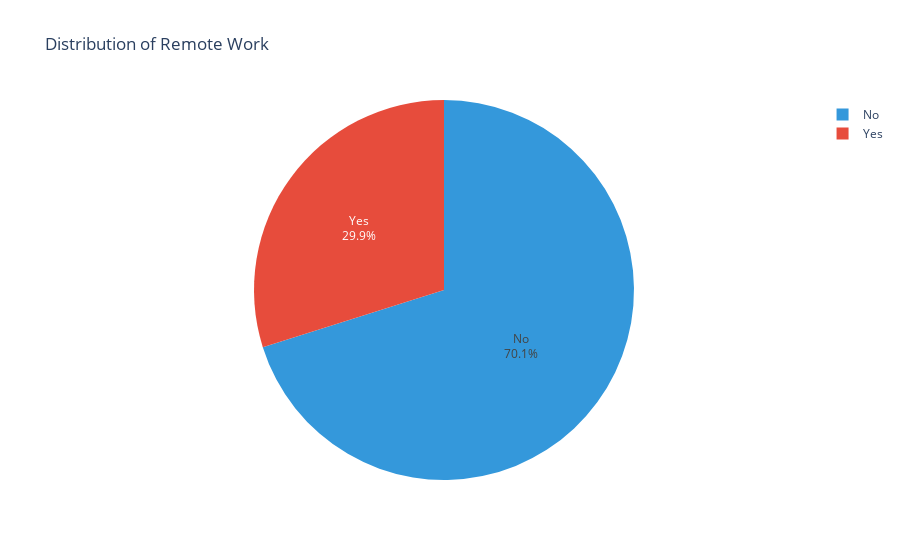

Notebook cell for this chart:
### Code cell
import plotly.express as px
# Assuming dataTop3 is your DataFrame
fig = px.pie(dataTop3, names='remote_work', title='Distribution of Remote Work',
             template='plotly_white', color_discrete_sequence=["#3498db", "#e74c3c"])

fig.update_traces(textposition='inside', textinfo='percent+label')

fig.show()

### Figure 1 — Plotly figure (JSON) as saved in the notebook; plotly's stock layout.template omitted (floating-point values rounded to 4 significant figures; data arrays with more than 128 entries replaced by an {"elided": "..."} marker saying what was removed)
{"data": [{"domain": {"x": [0, 1], "y": [0, 1]}, "hovertemplate": "remote_work=%{label}<extra></extra>", "labels": {"elided": "1008 str values"}, "legendgroup": "", "name": "", "showlegend": true, "textinfo": "percent+label", "textposition": "inside", "type": "pie"}], "layout": {"legend": {"tracegroupgap": 0}, "piecolorway": ["#3498db", "#e74c3c"], "title": {"text": "Distribution of Remote Work"}}}
